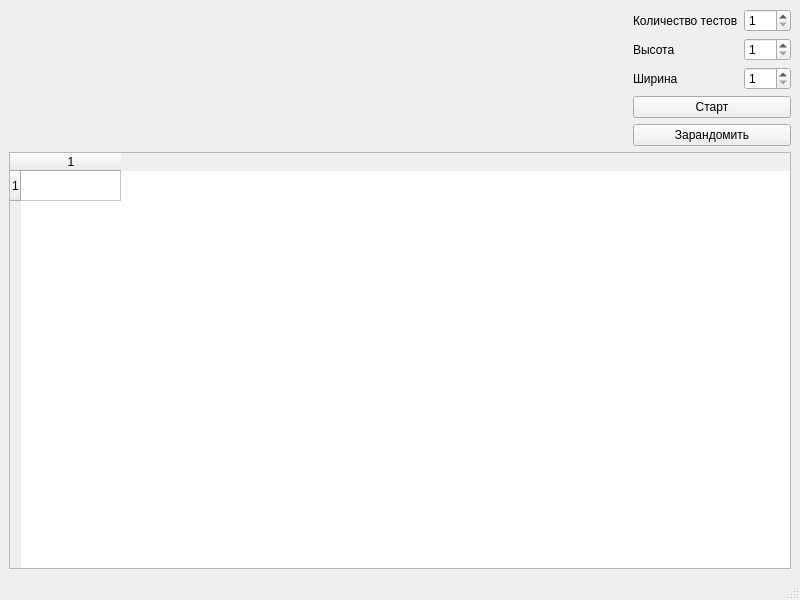
<?xml version="1.0" encoding="UTF-8"?>
<ui version="4.0">
 <class>MainWindow</class>
 <widget class="QMainWindow" name="MainWindow">
  <property name="geometry">
   <rect>
    <x>0</x>
    <y>0</y>
    <width>800</width>
    <height>600</height>
   </rect>
  </property>
  <property name="windowTitle">
   <string>MainWindow</string>
  </property>
  <widget class="QWidget" name="centralwidget">
   <layout class="QVBoxLayout" name="verticalLayout_2">
    <item>
     <layout class="QVBoxLayout" name="verticalLayout">
      <item>
       <layout class="QHBoxLayout" name="horizontalLayout">
        <item>
         <spacer name="horizontalSpacer">
          <property name="orientation">
           <enum>Qt::Horizontal</enum>
          </property>
          <property name="sizeHint" stdset="0">
           <size>
            <width>40</width>
            <height>20</height>
           </size>
          </property>
         </spacer>
        </item>
        <item>
         <layout class="QVBoxLayout" name="verticalLayout_3">
          <item>
           <layout class="QFormLayout" name="formLayout_3">
            <item row="0" column="0">
             <widget class="QLabel" name="label">
              <property name="text">
               <string>Количество тестов</string>
              </property>
             </widget>
            </item>
            <item row="0" column="1">
             <widget class="QSpinBox" name="sbCountTests">
              <property name="minimum">
               <number>1</number>
              </property>
              <property name="maximum">
               <number>100</number>
              </property>
             </widget>
            </item>
            <item row="1" column="0">
             <widget class="QLabel" name="label_2">
              <property name="text">
               <string>Высота</string>
              </property>
             </widget>
            </item>
            <item row="1" column="1">
             <widget class="QSpinBox" name="sbWidth">
              <property name="minimum">
               <number>1</number>
              </property>
              <property name="maximum">
               <number>100</number>
              </property>
              <property name="value">
               <number>1</number>
              </property>
             </widget>
            </item>
            <item row="2" column="0">
             <widget class="QLabel" name="label_3">
              <property name="text">
               <string>Ширина</string>
              </property>
             </widget>
            </item>
            <item row="2" column="1">
             <widget class="QSpinBox" name="sbHeight">
              <property name="minimum">
               <number>1</number>
              </property>
              <property name="maximum">
               <number>100</number>
              </property>
              <property name="value">
               <number>1</number>
              </property>
             </widget>
            </item>
           </layout>
          </item>
          <item>
           <widget class="QPushButton" name="btnStart">
            <property name="text">
             <string>Старт</string>
            </property>
           </widget>
          </item>
          <item>
           <widget class="QPushButton" name="btnRandom">
            <property name="text">
             <string>Зарандомить</string>
            </property>
           </widget>
          </item>
         </layout>
        </item>
       </layout>
      </item>
     </layout>
    </item>
    <item>
     <widget class="QTableWidget" name="tbResult">
      <property name="rowCount">
       <number>1</number>
      </property>
      <property name="columnCount">
       <number>1</number>
      </property>
      <row/>
      <column/>
     </widget>
    </item>
   </layout>
  </widget>
  <widget class="QMenuBar" name="menubar">
   <property name="geometry">
    <rect>
     <x>0</x>
     <y>0</y>
     <width>800</width>
     <height>30</height>
    </rect>
   </property>
  </widget>
  <widget class="QStatusBar" name="statusbar"/>
 </widget>
 <resources/>
 <connections/>
</ui>
